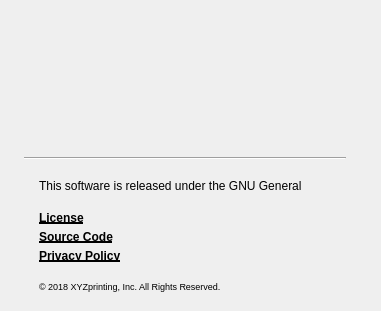
<?xml version="1.0" encoding="UTF-8"?>
<ui version="4.0">
 <class>PaletteAbout</class>
 <widget class="QDialog" name="PaletteAbout">
  <property name="geometry">
   <rect>
    <x>0</x>
    <y>0</y>
    <width>381</width>
    <height>311</height>
   </rect>
  </property>
  <property name="windowTitle">
   <string>About</string>
  </property>
  <widget class="QLabel" name="label">
   <property name="geometry">
    <rect>
     <x>337</x>
     <y>9</y>
     <width>16</width>
     <height>16</height>
    </rect>
   </property>
   <property name="text">
    <string/>
   </property>
  </widget>
  <widget class="QLabel" name="programName">
   <property name="geometry">
    <rect>
     <x>390</x>
     <y>220</y>
     <width>51</width>
     <height>31</height>
    </rect>
   </property>
   <property name="styleSheet">
    <string notr="true">font: 75 17pt &quot;Arial&quot;;</string>
   </property>
   <property name="text">
    <string/>
   </property>
  </widget>
  <widget class="Line" name="line">
   <property name="geometry">
    <rect>
     <x>24</x>
     <y>148</y>
     <width>322</width>
     <height>20</height>
    </rect>
   </property>
   <property name="orientation">
    <enum>Qt::Horizontal</enum>
   </property>
  </widget>
  <widget class="QLabel" name="versionLB">
   <property name="geometry">
    <rect>
     <x>168</x>
     <y>126</y>
     <width>100</width>
     <height>12</height>
    </rect>
   </property>
   <property name="font">
    <font>
     <family>Arial</family>
     <pointsize>9</pointsize>
     <weight>9</weight>
     <italic>false</italic>
     <bold>false</bold>
    </font>
   </property>
   <property name="styleSheet">
    <string notr="true">font: 75 9pt &quot;Arial&quot;;</string>
   </property>
   <property name="text">
    <string/>
   </property>
  </widget>
  <widget class="QPushButton" name="credit">
   <property name="geometry">
    <rect>
     <x>390</x>
     <y>300</y>
     <width>31</width>
     <height>31</height>
    </rect>
   </property>
   <property name="text">
    <string/>
   </property>
   <property name="iconSize">
    <size>
     <width>20</width>
     <height>20</height>
    </size>
   </property>
   <property name="flat">
    <bool>true</bool>
   </property>
  </widget>
  <widget class="QLabel" name="bcp_icon">
   <property name="geometry">
    <rect>
     <x>92</x>
     <y>60</y>
     <width>197</width>
     <height>76</height>
    </rect>
   </property>
   <property name="styleSheet">
    <string notr="true">image: url(:/images/icons/BCPware_txt.png);</string>
   </property>
   <property name="text">
    <string/>
   </property>
  </widget>
  <widget class="QFrame" name="frame">
   <property name="geometry">
    <rect>
     <x>30</x>
     <y>150</y>
     <width>311</width>
     <height>151</height>
    </rect>
   </property>
   <property name="frameShape">
    <enum>QFrame::NoFrame</enum>
   </property>
   <property name="frameShadow">
    <enum>QFrame::Plain</enum>
   </property>
   <layout class="QGridLayout" name="gridLayout">
    <property name="horizontalSpacing">
     <number>6</number>
    </property>
    <item row="0" column="2">
     <widget class="QLabel" name="palette_versionLB">
      <property name="sizePolicy">
       <sizepolicy hsizetype="Preferred" vsizetype="Maximum">
        <horstretch>0</horstretch>
        <verstretch>0</verstretch>
       </sizepolicy>
      </property>
      <property name="font">
       <font>
        <family>Arial</family>
        <pointsize>9</pointsize>
        <weight>75</weight>
        <bold>true</bold>
       </font>
      </property>
      <property name="frameShape">
       <enum>QFrame::NoFrame</enum>
      </property>
      <property name="frameShadow">
       <enum>QFrame::Raised</enum>
      </property>
      <property name="lineWidth">
       <number>2</number>
      </property>
      <property name="midLineWidth">
       <number>0</number>
      </property>
      <property name="text">
       <string/>
      </property>
     </widget>
    </item>
    <item row="2" column="0">
     <spacer name="verticalSpacer">
      <property name="orientation">
       <enum>Qt::Vertical</enum>
      </property>
      <property name="sizeType">
       <enum>QSizePolicy::Fixed</enum>
      </property>
      <property name="sizeHint" stdset="0">
       <size>
        <width>20</width>
        <height>30</height>
       </size>
      </property>
     </spacer>
    </item>
    <item row="1" column="0" colspan="3">
     <widget class="QLabel" name="label_2">
      <property name="font">
       <font>
        <family>Arial</family>
       </font>
      </property>
      <property name="text">
       <string>This software is released under the GNU General Public License.</string>
      </property>
      <property name="wordWrap">
       <bool>true</bool>
      </property>
     </widget>
    </item>
    <item row="7" column="0" colspan="3">
     <widget class="QLabel" name="label_4">
      <property name="font">
       <font>
        <family>Arial</family>
        <pointsize>7</pointsize>
        <weight>50</weight>
        <italic>false</italic>
        <bold>false</bold>
       </font>
      </property>
      <property name="styleSheet">
       <string notr="true"/>
      </property>
      <property name="text">
       <string>© 2018 XYZprinting, Inc. All Rights Reserved.</string>
      </property>
     </widget>
    </item>
    <item row="4" column="0">
     <widget class="QPushButton" name="source_CodePB">
      <property name="font">
       <font>
        <family>Arial</family>
        <weight>75</weight>
        <bold>true</bold>
        <underline>true</underline>
       </font>
      </property>
      <property name="styleSheet">
       <string notr="true">QPushButton { border: none; Text-align:left;}</string>
      </property>
      <property name="text">
       <string>Source Code</string>
      </property>
     </widget>
    </item>
    <item row="5" column="0">
     <widget class="QPushButton" name="ppPB">
      <property name="font">
       <font>
        <family>Arial</family>
        <weight>75</weight>
        <bold>true</bold>
        <underline>true</underline>
       </font>
      </property>
      <property name="styleSheet">
       <string notr="true">QPushButton { border: none; Text-align:left}</string>
      </property>
      <property name="text">
       <string>Privacy Policy</string>
      </property>
     </widget>
    </item>
    <item row="3" column="0">
     <widget class="QPushButton" name="licensePB">
      <property name="font">
       <font>
        <family>Arial</family>
        <weight>75</weight>
        <bold>true</bold>
        <underline>true</underline>
       </font>
      </property>
      <property name="styleSheet">
       <string notr="true">QPushButton { border: none; Text-align:left;}</string>
      </property>
      <property name="text">
       <string>License</string>
      </property>
     </widget>
    </item>
    <item row="6" column="0">
     <spacer name="verticalSpacer_2">
      <property name="orientation">
       <enum>Qt::Vertical</enum>
      </property>
      <property name="sizeType">
       <enum>QSizePolicy::Fixed</enum>
      </property>
      <property name="sizeHint" stdset="0">
       <size>
        <width>20</width>
        <height>30</height>
       </size>
      </property>
     </spacer>
    </item>
   </layout>
  </widget>
 </widget>
 <resources/>
 <connections/>
</ui>
